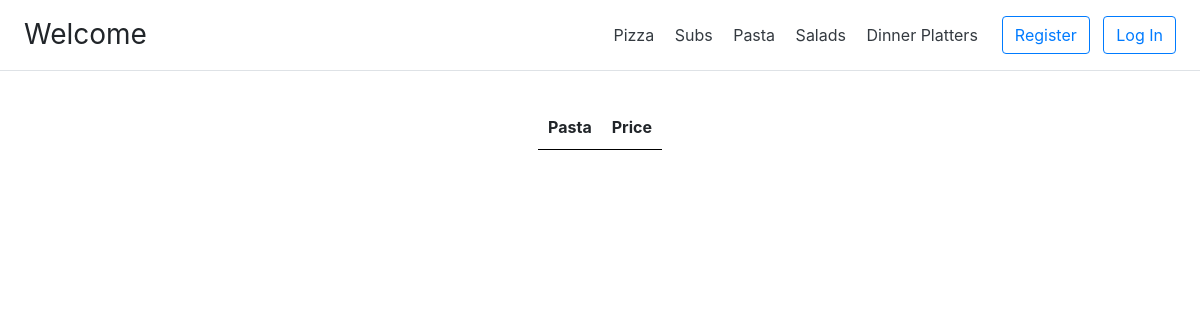
Before: /menu/pasta with the older database file.
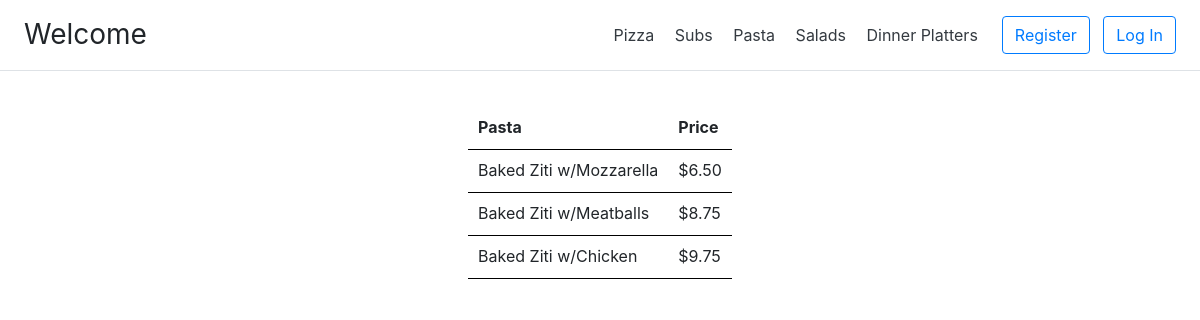
After: the same page with the newer database file.
### orders/models.py (models this page shows, shortened)
class PastaPrice(models.Model):
    classification = models.CharField(max_length=30)
    price = models.DecimalField(max_digits=6, decimal_places=2)
    class Meta:
        verbose_name_plural = "Pasta Price"

### orders/views.py (the view)
# urls.py: path("menu/pasta", views.pasta, name="pasta"),
def pasta(request):
    route = "orders/pasta.html"
    sub_menu = PastaPrice.objects.all()
    context = {"sub_menu": sub_menu}
    return auth_view(route, context, request)

### orders/views.py (called while the page is built)
def auth_view(route, context, request):
    context['user'] = request.user
    if request.user.is_authenticated:
        base_template = "orders/layoutAuth.html"
        context["base_template"] = base_template
        user_profile = UserProfile.objects.get(customer=request.user)
        print(f"----------------> {user_profile}")
        return render(request, route, context)
    base_template = "orders/layout.html"
    context["base_template"] = base_template
    return render(request, route, context)

### orders/templates/orders/pasta.html (shortened to what this page needs)
{% extends base_template %}
{% load static %}
{% block extra %}
<link rel="stylesheet" href="{% static 'orders/main.css' %}"/>
{% endblock %}
{% block body %}
<div class="container">
    <div class="row">
        <div class="col" align="center">
            <table>
                {% if user.is_authenticated %}
                <thead>
                <tr>
                    <th scope="col" id="orderType">Pasta</th>
                    <th scope="col">Price</th>
                    <th scope="col">Add to Cart</th>
                </tr>
                </thead>
                <tbody>
                {% for menu in sub_menu %}
                <tr>
                    <td>{{menu.classification}}</td>
                    <td> ${{menu.price}}</td>
                    <td align="center">
                        <button type="button" class="btn btn-outline-dark" data-id="{{menu.id}}">+</button>
                    </td>
                </tr>
                {% endfor %}
                </tbody>
                {% else %}
                <thead>
                <tr>
                    <th scope="col">Pasta</th>
                    <th scope="col">Price</th>
                </tr>
                </thead>
                <tbody>
                {% for menu in sub_menu %}
                <tr>
                    <td>{{menu.classification}}</td>
                    <td> ${{menu.price}}</td>
                </tr>
                {% endfor %}
                </tbody>
                {% endif %}
            </table>
        </div>
    </div>
</div>
{% endblock %}

Changed rows visible on the page:
added PastaPrice: classification "Baked Ziti w/Mozzarella", price "6.50"
added PastaPrice: classification "Baked Ziti w/Meatballs", price "8.75"
added PastaPrice: classification "Baked Ziti w/Chicken", price "9.75"
